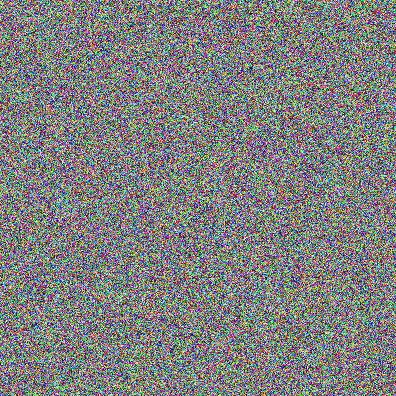
#> input picture KMeans/image.jpg, 396 x 396 px
$ python kmeans_image_compression.py
#> lines starting #> are read from the running program, lines starting #| are printed output that depends on the picture
import numpy as np
from PIL import Image
from sklearn.cluster import KMeans
import matplotlib.pyplot as plt

image_path = input("Enter image path: ")
#> the answer given: image.jpg
k = int(input("Enter number of colors: "))
#> the answer given: 3

image = Image.open(image_path).convert("RGB")
#> image is the input picture: PIL image 396x396 RGB; mean R, G, B 127.3, 127.6, 127.4
image = image.resize((396, 396))

pixels = np.array(image)
pixels = pixels.reshape(-1, 3)

kmeans = KMeans(n_clusters=k, random_state=42, n_init=10)
kmeans.fit(pixels)

compressed_pixels = kmeans.cluster_centers_[kmeans.labels_]
compressed_pixels = np.clip(compressed_pixels, 0, 255).astype(np.uint8)

compressed_image = compressed_pixels.reshape(396, 396, 3)

Image.fromarray(compressed_image).save("KMeans/compressed_image.png")
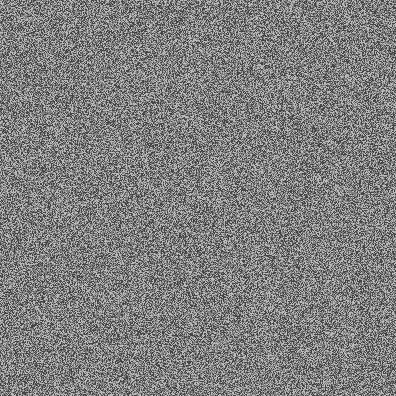
#> saved as compressed_image.png: PIL image 396x396 RGB; mean R, G, B 126.7, 127, 126.7

plt.figure(figsize=(10, 5))

plt.subplot(1, 2, 1)
plt.imshow(np.array(image))
plt.title("Original Image")
plt.axis("off")

plt.subplot(1, 2, 2)
plt.imshow(compressed_image)
plt.title(f"Compressed Image - {k} Colors")
plt.axis("off")

plt.show()
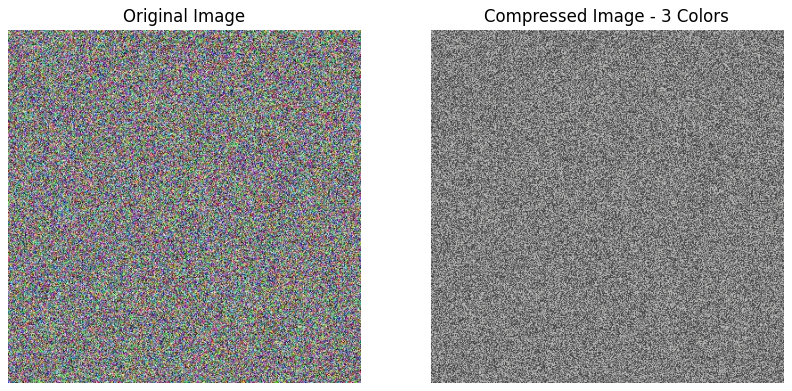
#> figure drawn by matplotlib, 2 panels

print("Original shape:", np.array(image).shape)
#| Original shape: (396, 396, 3)
print("Compressed shape:", compressed_image.shape)
print("Compressed image saved as compressed_image.png")
